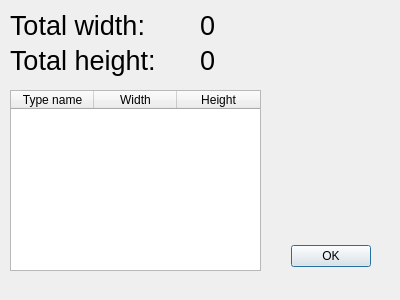
<?xml version="1.0" encoding="UTF-8"?>
<ui version="4.0">
 <class>ResultDialog</class>
 <widget class="QDialog" name="ResultDialog">
  <property name="geometry">
   <rect>
    <x>0</x>
    <y>0</y>
    <width>400</width>
    <height>300</height>
   </rect>
  </property>
  <property name="windowTitle">
   <string>Dialog</string>
  </property>
  <widget class="QDialogButtonBox" name="buttonBox">
   <property name="geometry">
    <rect>
     <x>290</x>
     <y>240</y>
     <width>81</width>
     <height>32</height>
    </rect>
   </property>
   <property name="orientation">
    <enum>Qt::Horizontal</enum>
   </property>
   <property name="standardButtons">
    <set>QDialogButtonBox::Ok</set>
   </property>
   <property name="centerButtons">
    <bool>false</bool>
   </property>
  </widget>
  <widget class="QLabel" name="label">
   <property name="geometry">
    <rect>
     <x>10</x>
     <y>10</y>
     <width>151</width>
     <height>31</height>
    </rect>
   </property>
   <property name="font">
    <font>
     <pointsize>20</pointsize>
    </font>
   </property>
   <property name="text">
    <string>Total width:</string>
   </property>
  </widget>
  <widget class="QLabel" name="label_2">
   <property name="geometry">
    <rect>
     <x>10</x>
     <y>40</y>
     <width>161</width>
     <height>41</height>
    </rect>
   </property>
   <property name="font">
    <font>
     <pointsize>20</pointsize>
    </font>
   </property>
   <property name="text">
    <string>Total height:</string>
   </property>
  </widget>
  <widget class="QLabel" name="width_info">
   <property name="geometry">
    <rect>
     <x>200</x>
     <y>10</y>
     <width>91</width>
     <height>31</height>
    </rect>
   </property>
   <property name="font">
    <font>
     <pointsize>20</pointsize>
    </font>
   </property>
   <property name="text">
    <string>0</string>
   </property>
  </widget>
  <widget class="QLabel" name="height_info">
   <property name="geometry">
    <rect>
     <x>200</x>
     <y>40</y>
     <width>91</width>
     <height>41</height>
    </rect>
   </property>
   <property name="font">
    <font>
     <pointsize>20</pointsize>
    </font>
   </property>
   <property name="text">
    <string>0</string>
   </property>
  </widget>
  <widget class="QTableWidget" name="typeTable">
   <property name="geometry">
    <rect>
     <x>10</x>
     <y>90</y>
     <width>251</width>
     <height>181</height>
    </rect>
   </property>
   <property name="sizePolicy">
    <sizepolicy hsizetype="Fixed" vsizetype="Fixed">
     <horstretch>0</horstretch>
     <verstretch>0</verstretch>
    </sizepolicy>
   </property>
   <attribute name="horizontalHeaderCascadingSectionResizes">
    <bool>false</bool>
   </attribute>
   <attribute name="horizontalHeaderMinimumSectionSize">
    <number>80</number>
   </attribute>
   <attribute name="horizontalHeaderDefaultSectionSize">
    <number>83</number>
   </attribute>
   <attribute name="horizontalHeaderShowSortIndicator" stdset="0">
    <bool>false</bool>
   </attribute>
   <attribute name="horizontalHeaderStretchLastSection">
    <bool>false</bool>
   </attribute>
   <column>
    <property name="text">
     <string>Type name</string>
    </property>
   </column>
   <column>
    <property name="text">
     <string>Width</string>
    </property>
   </column>
   <column>
    <property name="text">
     <string>Height</string>
    </property>
   </column>
  </widget>
 </widget>
 <resources/>
 <connections>
  <connection>
   <sender>buttonBox</sender>
   <signal>accepted()</signal>
   <receiver>ResultDialog</receiver>
   <slot>accept()</slot>
   <hints>
    <hint type="sourcelabel">
     <x>248</x>
     <y>254</y>
    </hint>
    <hint type="destinationlabel">
     <x>157</x>
     <y>274</y>
    </hint>
   </hints>
  </connection>
  <connection>
   <sender>buttonBox</sender>
   <signal>rejected()</signal>
   <receiver>ResultDialog</receiver>
   <slot>reject()</slot>
   <hints>
    <hint type="sourcelabel">
     <x>316</x>
     <y>260</y>
    </hint>
    <hint type="destinationlabel">
     <x>286</x>
     <y>274</y>
    </hint>
   </hints>
  </connection>
 </connections>
</ui>
